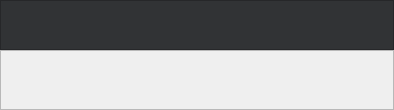
                        <widget class="QWidget" name="home_maximize_graph_page">
                         <layout class="QVBoxLayout" name="verticalLayout_23">
                          <property name="spacing">
                           <number>0</number>
                          </property>
                          <property name="leftMargin">
                           <number>0</number>
                          </property>
                          <property name="topMargin">
                           <number>0</number>
                          </property>
                          <property name="rightMargin">
                           <number>0</number>
                          </property>
                          <property name="bottomMargin">
                           <number>0</number>
                          </property>
                          <item>
                           <widget class="QFrame" name="frame_5">
                            <property name="sizePolicy">
                             <sizepolicy hsizetype="Expanding" vsizetype="Preferred">
                              <horstretch>0</horstretch>
                              <verstretch>0</verstretch>
                             </sizepolicy>
                            </property>
                            <property name="minimumSize">
                             <size>
                              <width>0</width>
                              <height>50</height>
                             </size>
                            </property>
                            <property name="maximumSize">
                             <size>
                              <width>16777215</width>
                              <height>50</height>
                             </size>
                            </property>
                            <property name="styleSheet">
                             <string notr="true">QPushButton{
	border:none;
	background:none;
}
QFrame{
	background-color: rgb(49, 51, 53);
}</string>
                            </property>
                            <property name="frameShape">
                             <enum>QFrame::StyledPanel</enum>
                            </property>
                            <property name="frameShadow">
                             <enum>QFrame::Raised</enum>
                            </property>
                            <layout class="QHBoxLayout" name="horizontalLayout_28">
                             <property name="spacing">
                              <number>0</number>
                             </property>
                             <property name="leftMargin">
                              <number>0</number>
                             </property>
                             <property name="topMargin">
                              <number>0</number>
                             </property>
                             <property name="rightMargin">
                              <number>0</number>
                             </property>
                             <property name="bottomMargin">
                              <number>0</number>
                             </property>
                             <item>
                              <layout class="QHBoxLayout" name="horizontalLayout_27">
                               <property name="spacing">
                                <number>0</number>
                               </property>
                               <item>
                                <layout class="QHBoxLayout" name="horizontalLayout_26">
                                 <property name="spacing">
                                  <number>0</number>
                                 </property>
                                 <item>
                                  <widget class="QPushButton" name="pushButton_5">
                                   <property name="minimumSize">
                                    <size>
                                     <width>0</width>
                                     <height>50</height>
                                    </size>
                                   </property>
                                   <property name="text">
                                    <string/>
                                   </property>
                                  </widget>
                                 </item>
                                 <item>
                                  <widget class="QPushButton" name="pushButton_6">
                                   <property name="minimumSize">
                                    <size>
                                     <width>0</width>
                                     <height>50</height>
                                    </size>
                                   </property>
                                   <property name="text">
                                    <string/>
                                   </property>
                                  </widget>
                                 </item>
                                 <item>
                                  <widget class="QPushButton" name="pushButton_7">
                                   <property name="minimumSize">
                                    <size>
                                     <width>0</width>
                                     <height>50</height>
                                    </size>
                                   </property>
                                   <property name="text">
                                    <string/>
                                   </property>
                                  </widget>
                                 </item>
                                 <item>
                                  <widget class="QPushButton" name="pushButton_8">
                                   <property name="minimumSize">
                                    <size>
                                     <width>0</width>
                                     <height>50</height>
                                    </size>
                                   </property>
                                   <property name="text">
                                    <string/>
                                   </property>
                                  </widget>
                                 </item>
                                 <item>
                                  <widget class="QPushButton" name="pushButton_9">
                                   <property name="minimumSize">
                                    <size>
                                     <width>0</width>
                                     <height>50</height>
                                    </size>
                                   </property>
                                   <property name="text">
                                    <string/>
                                   </property>
                                  </widget>
                                 </item>
                                 <item>
                                  <widget class="QPushButton" name="pushButton_10">
                                   <property name="sizePolicy">
                                    <sizepolicy hsizetype="Expanding" vsizetype="Fixed">
                                     <horstretch>0</horstretch>
                                     <verstretch>0</verstretch>
                                    </sizepolicy>
                                   </property>
                                   <property name="minimumSize">
                                    <size>
                                     <width>0</width>
                                     <height>50</height>
                                    </size>
                                   </property>
                                   <property name="text">
                                    <string/>
                                   </property>
                                  </widget>
                                 </item>
                                </layout>
                               </item>
                               <item>
                                <widget class="QPushButton" name="pushButton_4">
                                 <property name="minimumSize">
                                  <size>
                                   <width>50</width>
                                   <height>50</height>
                                  </size>
                                 </property>
                                 <property name="toolTip">
                                  <string>辅助追踪</string>
                                 </property>
                                 <property name="styleSheet">
                                  <string notr="true">:hover{
	background-color:rgb(76, 80, 82);
}
:pressed{
	background-color:rgb(92, 97, 100);
}

QPushButton{
	background-repeat:no repeat;
	background-position:center;
	background-image: url(:/icons/resources/icons/track_gray.png);
}</string>
                                 </property>
                                 <property name="text">
                                  <string/>
                                 </property>
                                </widget>
                               </item>
                               <item>
                                <widget class="QPushButton" name="pushButton_3">
                                 <property name="minimumSize">
                                  <size>
                                   <width>50</width>
                                   <height>50</height>
                                  </size>
                                 </property>
                                 <property name="toolTip">
                                  <string>辅助坐标</string>
                                 </property>
                                 <property name="styleSheet">
                                  <string notr="true">:hover{
	background-color:rgb(76, 80, 82);
}
:pressed{
	background-color:rgb(92, 97, 100);
}

QPushButton{
	background-repeat:no repeat;
	background-position:center;
	background-image: url(:/icons/resources/icons/coor_gray.png);
}</string>
                                 </property>
                                 <property name="text">
                                  <string/>
                                 </property>
                                </widget>
                               </item>
                               <item>
                                <widget class="QPushButton" name="pushButton_2">
                                 <property name="minimumSize">
                                  <size>
                                   <width>50</width>
                                   <height>50</height>
                                  </size>
                                 </property>
                                 <property name="styleSheet">
                                  <string notr="true">:hover{
	background-color:rgb(76, 80, 82);
}
:pressed{
	background-color:rgb(92, 97, 100);
}

QPushButton{
	background-repeat:no repeat;
	background-position:center;
	background-image: url(:/icons/resources/icons/play.png);
}</string>
                                 </property>
                                 <property name="text">
                                  <string/>
                                 </property>
                                </widget>
                               </item>
                               <item>
                                <widget class="QPushButton" name="btn_exit_fullScreen_1">
                                 <property name="minimumSize">
                                  <size>
                                   <width>50</width>
                                   <height>50</height>
                                  </size>
                                 </property>
                                 <property name="toolTip">
                                  <string>退出全屏</string>
                                 </property>
                                 <property name="styleSheet">
                                  <string notr="true">:hover{
	background-color:rgb(76, 80, 82);
}
:pressed{
	background-color:rgb(92, 97, 100);
}
QPushButton{
	background-repeat:no repeat;
	background-position:center;
	background-image: url(:/icons/resources/icons/fullscreen-exit.png);
}</string>
                                 </property>
                                 <property name="text">
                                  <string/>
                                 </property>
                                </widget>
                               </item>
                              </layout>
                             </item>
                            </layout>
                           </widget>
                          </item>
                          <item>
                           <widget class="QFrame" name="frame_6">
                            <property name="minimumSize">
                             <size>
                              <width>0</width>
                              <height>60</height>
                             </size>
                            </property>
                            <property name="frameShape">
                             <enum>QFrame::StyledPanel</enum>
                            </property>
                            <property name="frameShadow">
                             <enum>QFrame::Raised</enum>
                            </property>
                           </widget>
                          </item>
                         </layout>
                        </widget>
